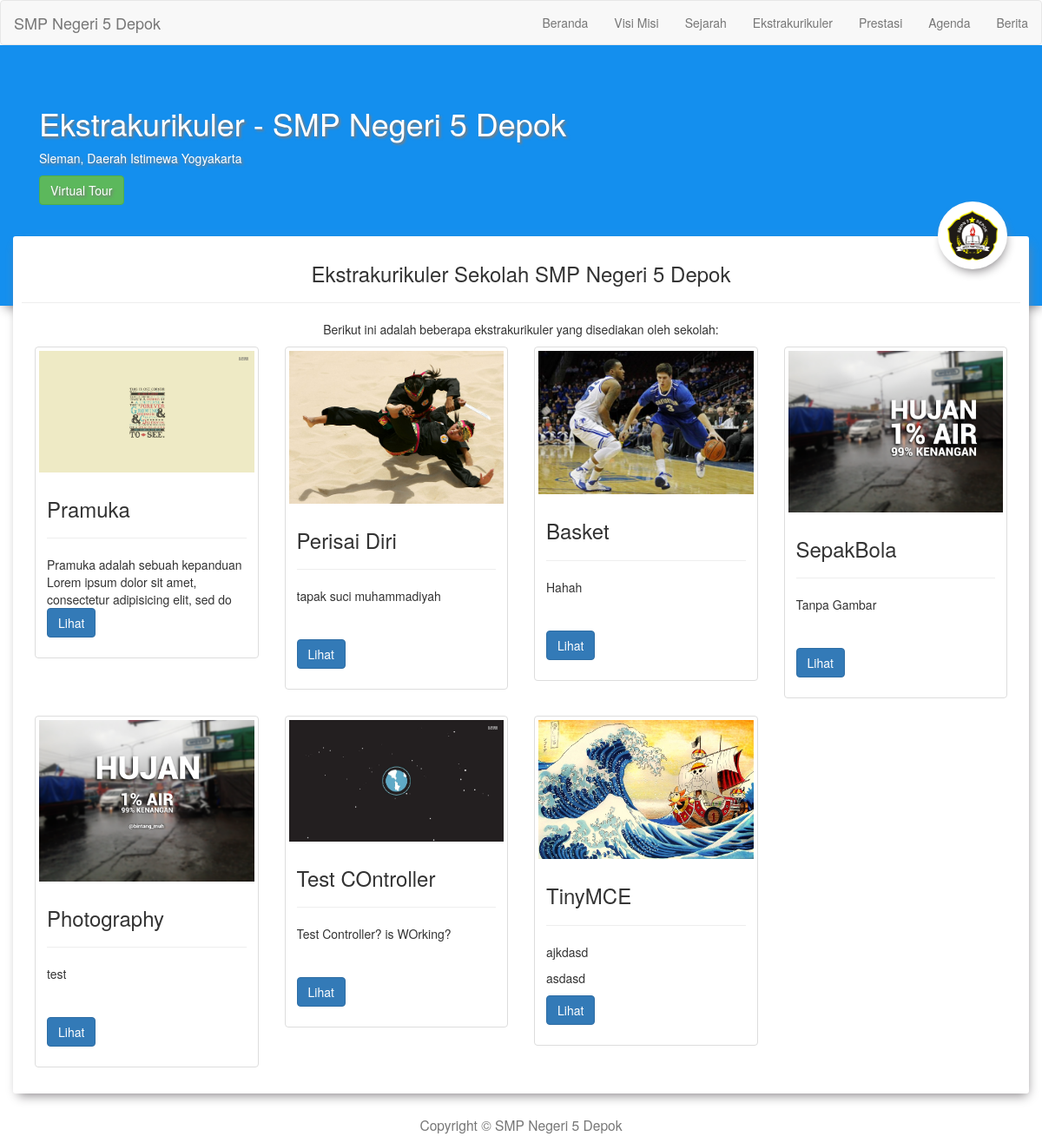
The page /ekskul.php on the database its author committed.
### tables this page shows
CREATE TABLE IF NOT EXISTS `tb_ekskul` (
  `id_ekskul` int(5) NOT NULL,
  `nama_ekskul` varchar(255) NOT NULL,
  `deskripsi` text NOT NULL,
  `image` varchar(255) NOT NULL
);

### config.php (called while the page is built, shortened)
<?php
$sekolah="SMP Negeri 5 Depok";
$alamat="Sleman, Daerah Istimewa Yogyakarta";
?>

### ekskul.php (the view, shortened to what this page needs)
<?php
	require 'config.php';
	$sql = "SELECT * FROM tb_ekskul";
	$proses = $conn->query($sql);
	$banyakdata = $proses->num_rows;
	$proses->data_seek(0);
 ?>
<!DOCTYPE html>
<html>
	<head>
		<link href="css/bootstrap.min.css" rel="stylesheet">
		<link href="css/style.css" rel="stylesheet">
	</head>
	<body>
		<?php include 'menu.php'; ?>
		<div class="fluid header">
			<div class="container ">
				<div class="col-xs-12 col-sm-10 col-md-10 col-lg-10">
				<h1>Ekstrakurikuler - <?php echo "$sekolah"; ?></h1>
				<p><?php echo $alamat ?></p>
				<a href="virtualtour.php" class="btn btn-success">Virtual Tour</a>
			</div>
			</div>
		</div>
		<div class="container bayang ">
			<img src="img/logo.png" width="80px" class="img-clip">
			<h3 class="text-center">Ekstrakurikuler Sekolah <?php echo $sekolah ?></h3>
			<hr>
			<p class="text-center">Berikut ini adalah beberapa ekstrakurikuler yang disediakan oleh sekolah:</p>
			<?php
			for($i=0; $i<$banyakdata; $i++) {
				$proses->data_seek($i);
				$ekskul = $proses->fetch_array(MYSQLI_ASSOC);
			?>
			<div class="col-xs-6 col-sm-3 col-md-3 col-lg-3">
				<div class="thumbnail">
					<img src="img/<?php echo $ekskul['image']; ?>" alt="">
					<div class="caption">
						<h3><?php echo $ekskul['nama_ekskul']; ?></h3>
						<hr>
						<div style="height: 60px; overflow: hidden;">
							<?php echo $ekskul['deskripsi']; ?>
						</div>
						<p>
							<a href="ekskulview.php" class="btn btn-primary">Lihat</a>
						</p>
					</div>
				</div>
			</div>
			<?php } ?>
		</div>
		<center><h3><small>Copyright &copy; <?php echo "$sekolah"; ?></small></h3></center>
	</body>
</html>

### menu.php (shortened to what this page needs)
<nav class="navbar navbar-default" role="navigation" style="margin: 0px;">
	<div class="navbar-header">
		<a class="navbar-brand" href="#"><?php echo "$sekolah"; ?></a>
	</div>
	<div class="collapse navbar-collapse navbar-ex1-collapse">
		<ul class="nav navbar-nav navbar-right">
			<li><a href="index.php">Beranda</a></li>
			<li><a href="visimisi.php">Visi Misi</a></li>
			<li><a href="sejarah.php">Sejarah</a></li>
			<li><a href="ekskul.php">Ekstrakurikuler</a></li>
			<li><a href="prestasi.php">Prestasi</a></li>
			<li><a href="agenda.php">Agenda</a></li>
			<li><a href="news.php">Berita</a></li>
		</ul>
	</div>
</nav>

### css/style.css (style rules this page uses)
.header { min-height: 300px; background-color: #148FEE; text-shadow: 2px 2px 3px #7C7C7C; padding-top: 50px; color: #fff; padding-right: 5px; padding-left: 5px; padding-bottom: 100px; margin-bottom: -80px; box-shadow: 2px 6px 12px -4px rgba(133,130,133,1); }
.bayang { box-shadow: 2px 6px 12px -4px rgba(133,130,133,1); background: #fff; padding: 10px; border-radius: 3px; margin-bottom: 20px; position: relative; }
.img-clip { box-shadow: 2px 6px 12px -4px rgba(133,130,133,1); position: absolute; right: 25px; top: -40px; padding: 10px; background-color: #fff; border-radius: 50%; transition: 0.2s; }

### rows shown on the page
tb_ekskul: image (picture), nama_ekskul "Pramuka", deskripsi "Pramuka adalah sebuah kepanduan Lorem ipsum dolor sit amet, consectetur adipisicing elit, sed do…"
tb_ekskul: image (picture), nama_ekskul "Perisai Diri", deskripsi "tapak suci muhammadiyah"
tb_ekskul: image (picture), nama_ekskul "Basket", deskripsi "Hahah"
tb_ekskul: image (picture), nama_ekskul "SepakBola", deskripsi "Tanpa Gambar"
tb_ekskul: image (picture), nama_ekskul "Photography", deskripsi "test"
tb_ekskul: image (picture), nama_ekskul "Test COntroller", deskripsi "Test Controller? is WOrking?"
tb_ekskul: image (picture), nama_ekskul "TinyMCE", deskripsi "ajkdasd asdasd"

### other values the page prints
$sekolah "SMP Negeri 5 Depok"
$alamat "Sleman, Daerah Istimewa Yogyakarta"
